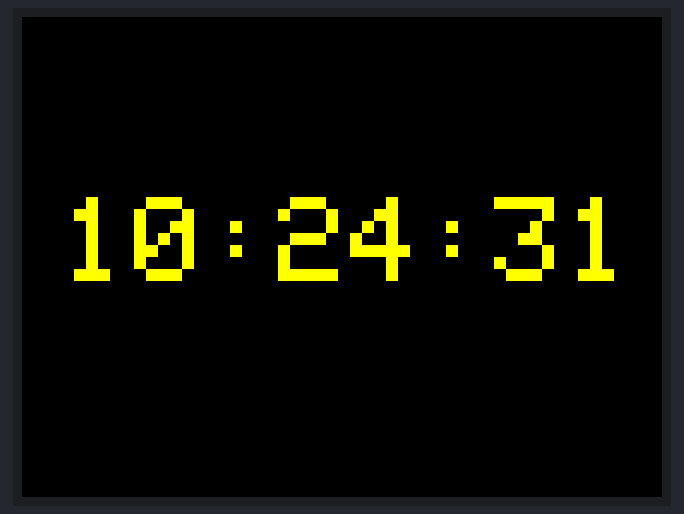
A sketch run on a simulated ESP32. Parts: 320×240 colour display. WiFi joins after 1.5 s; servers stay silent unless stated; network time is answered at once with the bench clock; the local clock reads 2024-03-15 10:24:30 at power-on unless the sketch sets it; what the sketch prints to the serial monitor is not drawn.

Above: at 1.7 s.
At 5.3 s:
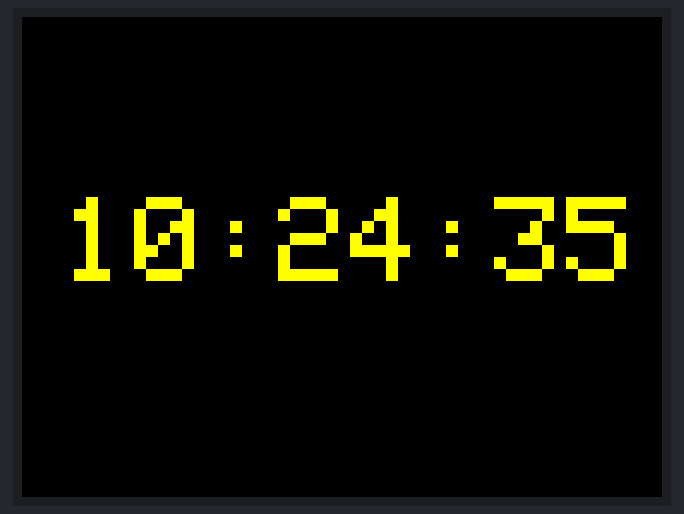
At 9.9 s:
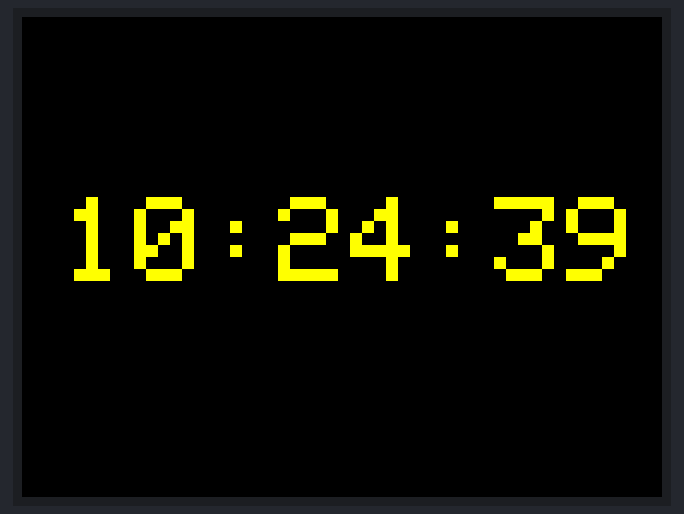
At 19.3 s:
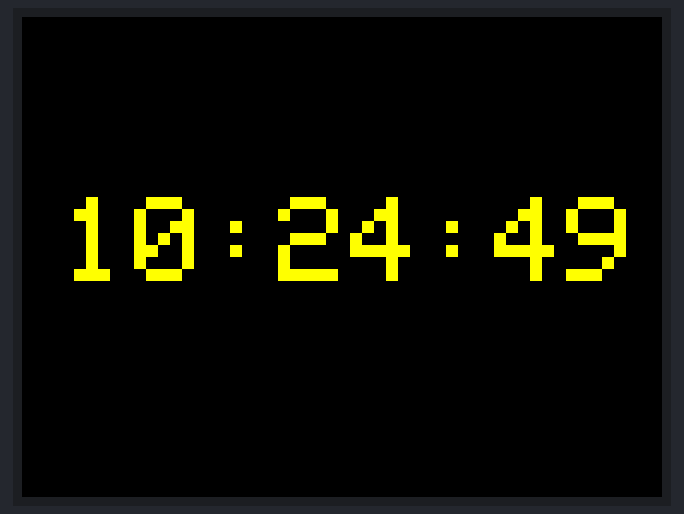
At 28.6 s:
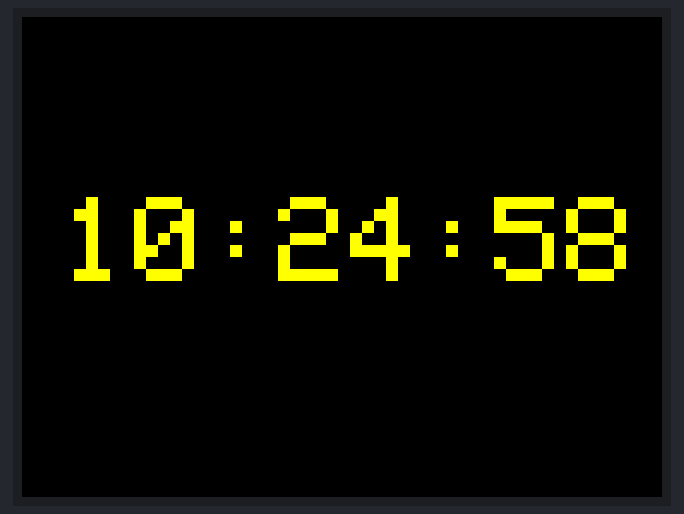
At 38.0 s:
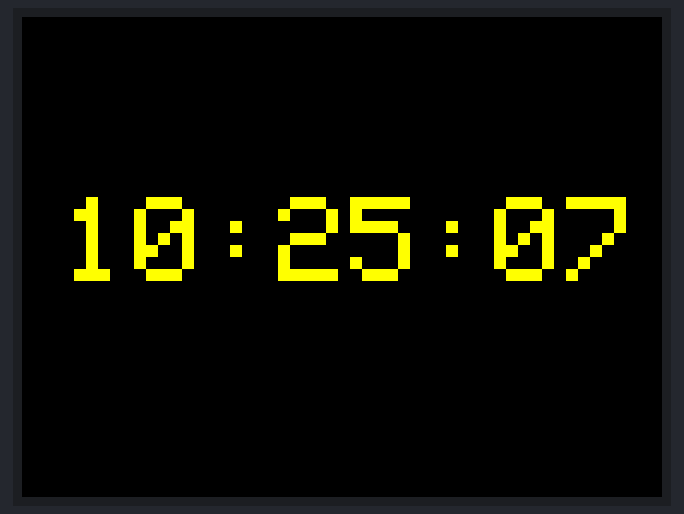

Measured:
- what the display in image 0 shows lasts 1.0 s, from 1.7 s to 2.7 s

The sketch:

M5stack_NTP_Clock.ino
```cpp
#include <NTPClient.h>
// change next line to use with another board/shield
#include <WiFi.h>
#include <Arduino.h>
#include <M5Stack.h>
const char *ssid     = "YOUR_WIFI_SSID";
const char *password = "YOUR_WIFI_PASS";
const long utcOffsetInSeconds = 19800;

WiFiUDP ntpUDP;

// You can specify the time server pool and the offset (in seconds, can be
// changed later with setTimeOffset() ). Additionaly you can specify the
// update interval (in milliseconds, can be changed using setUpdateInterval() ).
NTPClient timeClient(ntpUDP, "pool.ntp.org", utcOffsetInSeconds);

void setup(){
  Serial.begin(115200);
 M5.begin();
  WiFi.begin(ssid, password);
  M5.Power.begin();

  while ( WiFi.status() != WL_CONNECTED ) {
    delay ( 500 );
    Serial.print ( "." );
  }

  timeClient.begin();
}

void loop() {
  timeClient.update();

  Serial.println(timeClient.getFormattedTime());
  M5.Lcd.setCursor(20,90);
  M5.Lcd.setTextSize(6);
  M5.Lcd.setTextColor(TFT_YELLOW, TFT_BLACK);
  M5.Lcd.print(timeClient.getFormattedTime());
  delay(1000);
  M5.Lcd.clear();
  M5.Lcd.fillScreen(TFT_BLACK);
}
```
